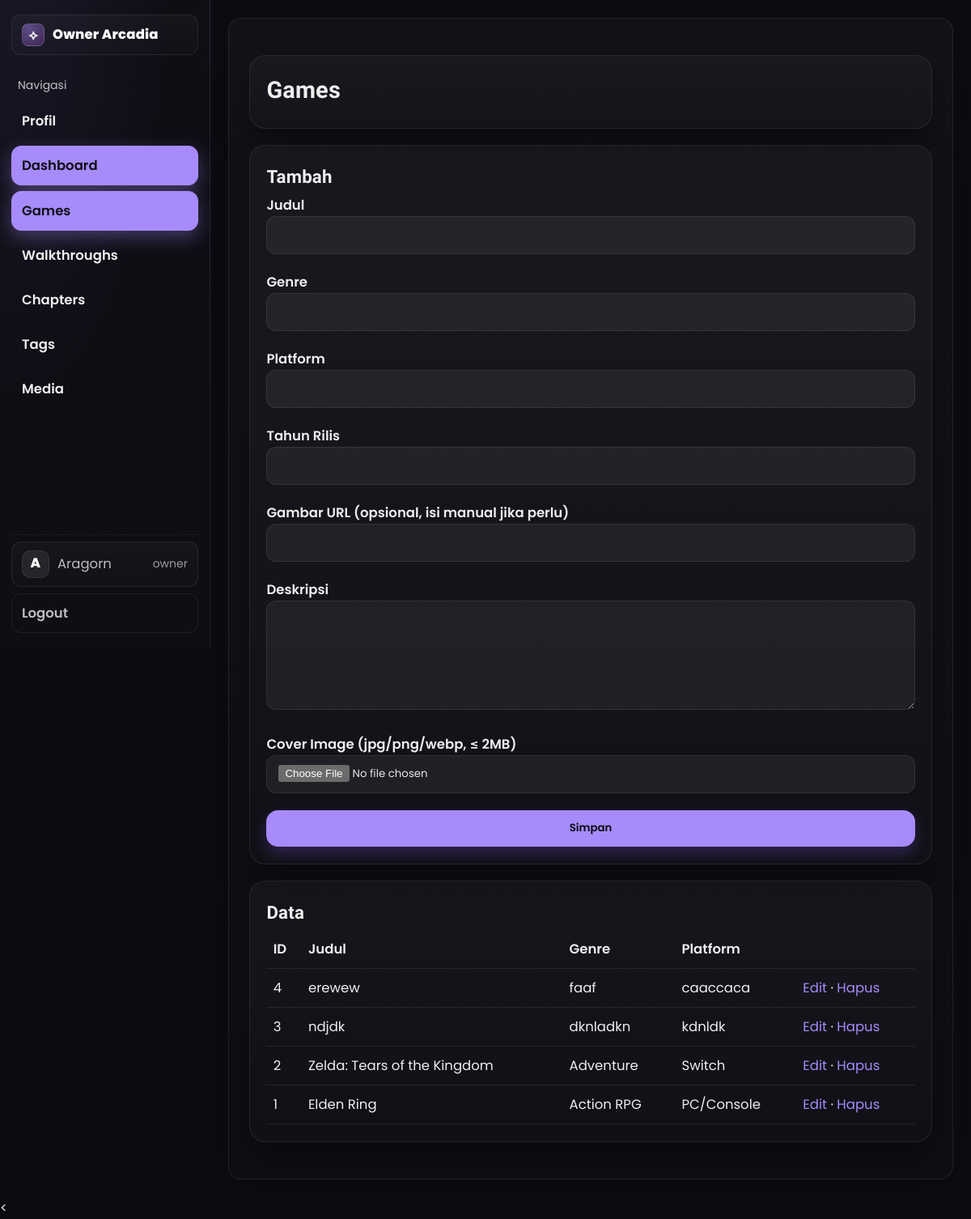
/public/admin/games.php (signed in), run on an earlier commit of the app's database.
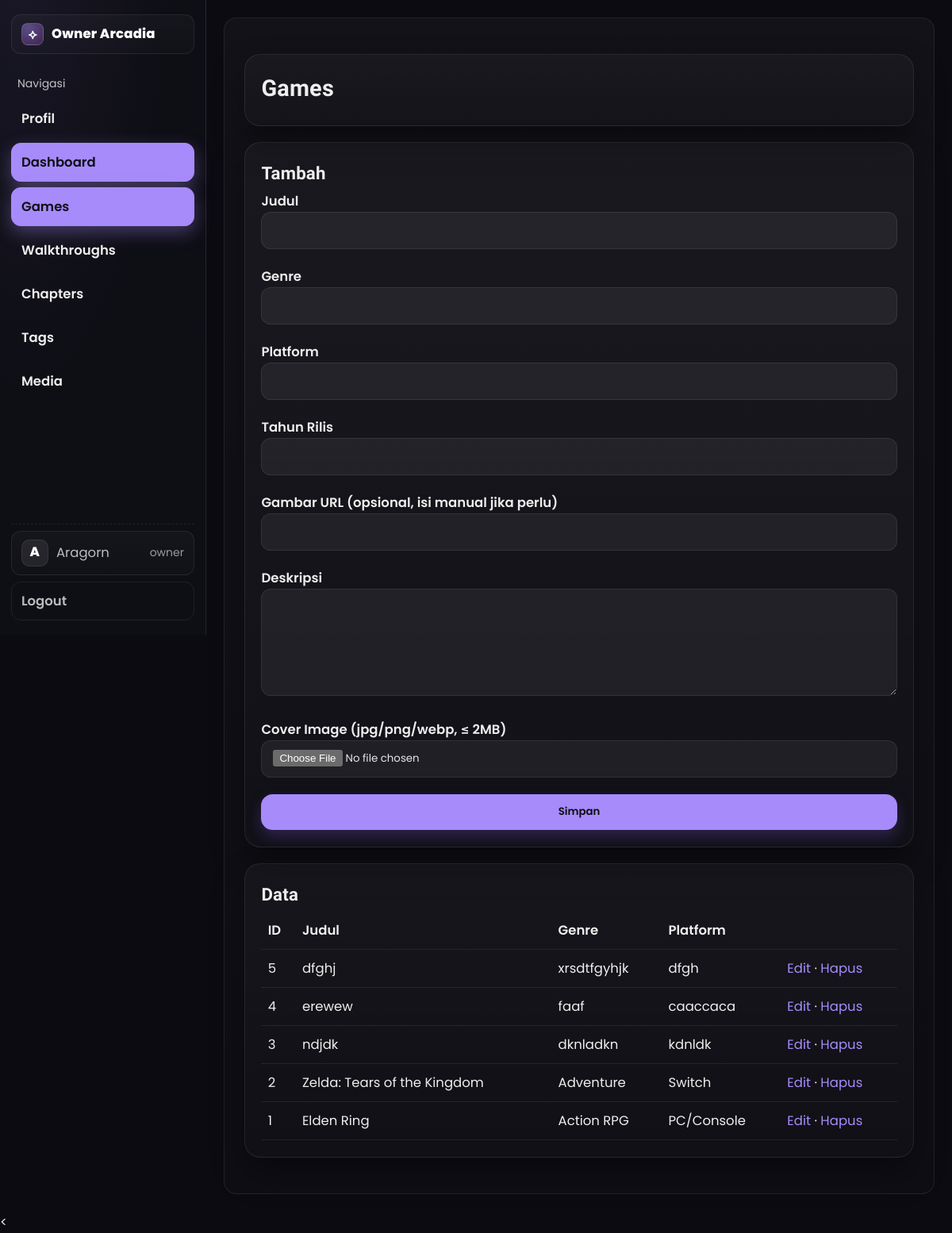
And on a later commit of the database.
### tables this page shows
CREATE TABLE `games` (
  `id` int(11) NOT NULL,
  `title` varchar(150) NOT NULL,
  `genre` varchar(80) DEFAULT NULL,
  `platform` varchar(80) DEFAULT NULL,
  `release_year` int(11) DEFAULT NULL,
  `image_url` varchar(255) DEFAULT NULL,
  `description` text DEFAULT NULL
);

### lib/helpers.php (called while the page is built, shortened)
<?php
function e($s)
{
  return htmlspecialchars((string) $s, ENT_QUOTES, 'UTF-8');
}
?>

### lib/db.php (called while the page is built, shortened)
<?php
function db_all($mysqli, $sql, $params = [], $types = '')
{
  $stmt = $mysqli->prepare($sql);
  $stmt->execute();
  $res = $stmt->get_result();
  $rows = $res ? $res->fetch_all(MYSQLI_ASSOC) : [];
  return $rows;
}
?>

### public/admin/games.php (the view, shortened to what this page needs)
<?php
require_once __DIR__ . '/_header.php';
require_once __DIR__ . '/../../lib/db.php';
$action = $_GET['action'] ?? 'list';
echo '<div class="card"><h1>Games</h1>';
echo '</div>';
if ($action === 'edit') {
  $id = (int) ($_GET['id'] ?? 0);
  $g = db_one($mysqli, "SELECT * FROM games WHERE id=?", [$id], 'i');
  if (!$g) {
    echo '<div class="card">Data tidak ditemukan</div>';
    require __DIR__ . '/_footer.php';
    exit;
  }
  echo '<div class="card"><h2>Edit</h2>
        <form method="post" class="grid" enctype="multipart/form-data">';
  csrf_field();
  echo '<input type="hidden" name="id" value="' . $g['id'] . '"/>';
  echo '<label>Judul<input class="input" name="title" value="' . e($g['title']) . '"></label>';
  echo '<label>Genre<input class="input" name="genre" value="' . e($g['genre']) . '"></label>';
  echo '<label>Platform<input class="input" name="platform" value="' . e($g['platform']) . '"></label>';
  echo '<label>Tahun Rilis<input class="input" type="number" name="release_year" value="' . e($g['release_year']) . '"></label>';
  echo '<label>Gambar URL (opsional, isi manual jika perlu)<input class="input" name="image_url" value="' . e($g['image_url']) . '"></label>';
  echo '<label>Deskripsi<textarea name="description" rows="5">' . e($g['description']) . '</textarea></label>';
  if (!empty($g['image_url'])) {
    echo '<div class="small">Cover saat ini: <a href="' . e($g['image_url']) . '" target="_blank">lihat</a></div>';
  }
  echo '<label>Ganti Cover (jpg/png/webp, ≤ 2MB)
          <input class="input" type="file" name="cover" accept=".jpg,.jpeg,.png,.webp">
        </label>';
  echo '<button class="btn">Simpan</button>
        <a class="btn gray" href="games.php">Batal</a>
        <input type="hidden" name="action" value="update">
        </form></div>';
} else {
  echo '<div class="card"><h2>Tambah</h2>
        <form method="post" action="games.php?action=create" class="grid" enctype="multipart/form-data">';
  echo '<label>Judul<input class="input" name="title"></label>';
  echo '<label>Genre<input class="input" name="genre"></label>';
  echo '<label>Platform<input class="input" name="platform"></label>';
  echo '<label>Tahun Rilis<input class="input" type="number" name="release_year"></label>';
  echo '<label>Gambar URL (opsional, isi manual jika perlu)<input class="input" name="image_url"></label>';
  echo '<label>Deskripsi<textarea name="description" rows="5"></textarea></label>';
  echo '<label>Cover Image (jpg/png/webp, ≤ 2MB)
          <input class="input" type="file" name="cover" accept=".jpg,.jpeg,.png,.webp">
        </label>';
  echo '<button class="btn">Simpan</button>';
  echo '</form></div>';
}
$rows = db_all($mysqli, "SELECT * FROM games ORDER BY id DESC");
echo '<div class="card"><h2>Data</h2>
      <table class="table"><tr><th>ID</th><th>Judul</th><th>Genre</th><th>Platform</th><th></th></tr>';
foreach ($rows as $r) {
  echo '<tr>
          <td>' . $r['id'] . '</td>
          <td>' . e($r['title']) . '</td>
          <td>' . e($r['genre']) . '</td>
          <td>' . e($r['platform']) . '</td>
          <td><a href="games.php?action=edit&id=' . $r['id'] . '">Edit</a> ·
              <a href="games.php?action=delete&id=' . $r['id'] . '" onclick="return confirm(\'Hapus data?\')">Hapus</a></td>
        </tr>';
}
echo '</table></div>';
require_once __DIR__ . '/_footer.php';

### public/admin/_header.php (shortened to what this page needs)
<?php
require_once __DIR__ . '/../../lib/helpers.php';
$path = $_SERVER['SCRIPT_NAME'] ?? '';
function active($needle, $path) {
  return (strpos($path, $needle) !== false) ? 'is-active' : '';
}
$userName = e($_SESSION['user']['name'] ?? 'Admin');
$userRole = strtolower((string)($_SESSION['user']['role'] ?? 'admin'));
$userAvatar = trim((string)($_SESSION['user']['avatar_url'] ?? ''));
?>
<!doctype html>
<html lang="id">
<head>
  <link rel="stylesheet" href="/arcadia/assets/styles.css" />
</head>
<body>
<div class="admin-layout">
  <aside class="sidenav" id="sidenav" data-collapsed="false">
    <div class="brand">
      <div class="brand-badge">⟡</div>
      <div>Owner Arcadia</div>
    </div>
    <div class="nav-section">
      <div class="nav-title">Navigasi</div>
      <ul class="nav-list">
        <li><a class="nav-link <?= active('/admin/profile.php', $path) ?> <?= active('/admin/admin-info.php', $path) ?>" href="/arcadia/public/admin/profile.php">Profil</a></li>
        <li><a class="nav-link <?= active('/admin/index.php', $path) ?> <?= active('/admin/', $path) ?>" href="/arcadia/public/admin/">Dashboard</a></li>
        <li><a class="nav-link <?= active('/admin/games.php', $path) ?>" href="/arcadia/public/admin/games.php">Games</a></li>
        <li><a class="nav-link <?= active('/admin/walkthroughs.php', $path) ?>" href="/arcadia/public/admin/walkthroughs.php">Walkthroughs</a></li>
        <li><a class="nav-link <?= active('/admin/chapters.php', $path) ?>" href="/arcadia/public/admin/chapters.php">Chapters</a></li>
        <li><a class="nav-link <?= active('/admin/tags.php', $path) ?>" href="/arcadia/public/admin/tags.php">Tags</a></li>
        <li><a class="nav-link <?= active('/admin/mediafiles.php', $path) ?>" href="/arcadia/public/admin/mediafiles.php">Media</a></li>
      </ul>
    </div>
    <div class="nav-foot">
      <a class="user-chip" href="/arcadia/public/admin/profile.php" title="Kelola profil">
        <div class="avatar">
          <?php if ($userAvatar !== ''): ?>
            <img src="<?= e($userAvatar) ?>" alt="Avatar">
          <?php else: ?>
            <?= e(mb_strtoupper(mb_substr($userName,0,1))) ?>
          <?php endif; ?>
        </div>
        <div><?= $userName ?></div>
        <span class="role"><?= e($userRole) ?></span>
      </a>
      <a class="logout" href="/arcadia/public/logout.php">Logout</a>
    </div>
  </aside>
  <div class="admin-main">
    <div class="container">

### public/admin/_footer.php (shortened to what this page needs)
  </div>
</div>
<
</body>
</html>

### assets/styles.css (style rules this page uses)
:root { --font-body: 'Poppins', system-ui, -apple-system, 'Segoe UI', Roboto, Ubuntu, 'Helvetica Neue', Arial, 'Noto Sans', sans-serif; --font-heading: 'Rajdhani', system-ui, -apple-system, 'Segoe UI', Roboto, Ubuntu, 'Helvetica Neue', Arial, 'Noto Sans', sans-serif; }
.brand { display: flex; align-items: center; gap: .55rem; font-weight: 800; color: #fff; letter-spacing: .3px }
.nav-link { position: relative; display: inline-block; padding: .55rem .9rem; border-radius: .7rem; color: #d1d5db; border: 1px solid transparent; transition: transform .18s ease, background .25s ease, color .18s ease; will-change: transform; }
.nav-link::after { content: ""; position: absolute; left: .9rem; right: .9rem; bottom: .35rem; height: 2px; background: linear-gradient(90deg, #8b5cf6, #a78bfa); transform: scaleX(0); transform-origin: left; transition: transform .22s ease; border-radius: 2px; opacity: .9; }
:root { --bg1: #0b0b10; --bg2: #160b2e; --card: #0f1020; --text: #e5e7eb; --muted: #9ca3af; --primary: #8b5cf6; --accent: #a78bfa; --ring: rgba(139, 92, 246, .25); --border: rgba(255, 255, 255, .08); --container: 1320px; --gutter: 1.5rem; }
* { box-sizing: border-box }
html, body { height: 100% }
body { margin: 0; font-family: Inter, system-ui, -apple-system, Segoe UI, Roboto, Ubuntu, "Helvetica Neue", Arial, "Noto Sans", sans-serif; color: var(--text); background: linear-gradient(160deg, var(--bg2) 0%, #0a0617 35%, #050509 70%, #000 100%); background-attachment: fixed; }
.container { max-width: 1080px; margin: 0 auto; padding: 1.25rem }
.card { background: linear-gradient(180deg, rgba(255, 255, 255, .03), rgba(255, 255, 255, .01)); border: 1px solid var(--border); border-radius: 18px; box-shadow: 0 20px 40px rgba(0, 0, 0, .35); padding: 1rem; margin: 1rem 0 }
h1, h2, h3 { margin: .25rem 0 .5rem }
h1 { font-size: 1.75rem; letter-spacing: .2px }
h2 { font-size: 1.35rem }
a { color: var(--primary); text-decoration: none }
.btn { display: inline-block; background: var(--primary); color: #0b0b10; padding: .65rem 1.05rem; border-radius: .9rem; border: 1px solid transparent; cursor: pointer; font-weight: 600; box-shadow: 0 8px 18px rgba(139, 92, 246, .25); }
:root { --input-bg: rgba(255, 255, 255, .06); }
.input, select, textarea { width: 100%; padding: .7rem .85rem; background: var(--input-bg); color: var(--text); border: 1px solid var(--border); border-radius: .75rem; outline: none; color-scheme: dark; }
.input::placeholder { color:#a1a1aa }
.grid { display: grid; gap: 1rem }
.brand { font-weight: 800; color: #fff; letter-spacing: .4px }
.table { width: 100%; border-collapse: collapse }
.table th, .table td { border-bottom: 1px solid var(--border); padding: .6rem .5rem; text-align: left }
:root { --container: 1320px; --gutter: 1.5rem; }
html { font-size: 16.5px; }
body { line-height: 1.6; }
.container { max-width: var(--container) !important; padding: var(--gutter) !important; }
.card { padding: 1.25rem !important; margin: 1.25rem 0 !important; border-radius: 20px !important; }
.grid { gap: 1.25rem !important; }
body, input, button, select, textarea, a, p, li, td, .small { font-family: var(--font-body) !important; font-weight: 400; line-height: 1.65; -webkit-font-smoothing: antialiased; -moz-osx-font-smoothing: grayscale; }
.nav-link, .nav-cta, .btn, label, th { font-family: var(--font-body) !important; font-weight: 600 !important; }
h1, h2, h3 { font-family: var(--font-heading) !important; font-weight: 700 !important; letter-spacing: .2px; line-height: 1.2; }
::placeholder { font-family: var(--font-body); }
.table, .badge, .kbd, code, pre { font-feature-settings: "lnum" 1, "tnum" 1; }
:root { --nav-height: 64px; }
html { scroll-behavior: smooth; }
.avatar { width: 44px; height: 44px; border-radius: 50%; border: 1px solid var(--border); background: radial-gradient(80px 40px at -20% -10%, rgba(139, 92, 246, .35), transparent 60%), linear-gradient(180deg, rgba(255, 255, 255, .06), rgba(255, 255, 255, .02)); display: grid; place-items: center; color: #fff; font-weight: 800; letter-spacing: .4px; }
.avatar::after { content: attr(data-initial); }

What changed in the data, as far as the page shows it:
added games: id "5", title "dfghj", genre "xrsdtfgyhjk", platform "dfgh"
